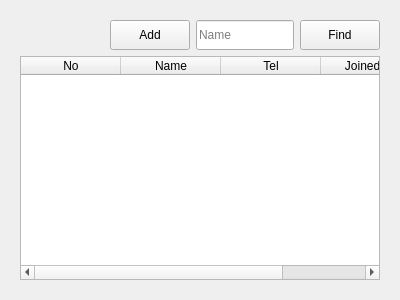
<?xml version="1.0" encoding="UTF-8"?>
<ui version="4.0">
 <class>EmployeeTabWidget</class>
 <widget class="QWidget" name="EmployeeTabWidget">
  <property name="geometry">
   <rect>
    <x>0</x>
    <y>0</y>
    <width>400</width>
    <height>300</height>
   </rect>
  </property>
  <property name="windowTitle">
   <string>Form</string>
  </property>
  <layout class="QGridLayout" name="gridLayout">
   <item row="0" column="0">
    <widget class="QStackedWidget" name="employeesStack">
     <widget class="QWidget" name="page">
      <layout class="QVBoxLayout" name="verticalLayout">
       <item>
        <layout class="QHBoxLayout" name="horizontalLayout">
         <item>
          <spacer name="horizontalSpacer_2">
           <property name="orientation">
            <enum>Qt::Orientation::Horizontal</enum>
           </property>
           <property name="sizeHint" stdset="0">
            <size>
             <width>40</width>
             <height>20</height>
            </size>
           </property>
          </spacer>
         </item>
         <item>
          <spacer name="horizontalSpacer">
           <property name="orientation">
            <enum>Qt::Orientation::Horizontal</enum>
           </property>
           <property name="sizeHint" stdset="0">
            <size>
             <width>40</width>
             <height>20</height>
            </size>
           </property>
          </spacer>
         </item>
         <item>
          <spacer name="horizontalSpacer_3">
           <property name="orientation">
            <enum>Qt::Orientation::Horizontal</enum>
           </property>
           <property name="sizeHint" stdset="0">
            <size>
             <width>40</width>
             <height>20</height>
            </size>
           </property>
          </spacer>
         </item>
         <item>
          <widget class="QPushButton" name="addEmpButton">
           <property name="minimumSize">
            <size>
             <width>0</width>
             <height>30</height>
            </size>
           </property>
           <property name="text">
            <string>Add</string>
           </property>
          </widget>
         </item>
         <item>
          <widget class="QLineEdit" name="empNameLineEdit">
           <property name="minimumSize">
            <size>
             <width>0</width>
             <height>30</height>
            </size>
           </property>
           <property name="placeholderText">
            <string>Name</string>
           </property>
          </widget>
         </item>
         <item>
          <widget class="QPushButton" name="findEmpButton">
           <property name="minimumSize">
            <size>
             <width>0</width>
             <height>30</height>
            </size>
           </property>
           <property name="text">
            <string>Find</string>
           </property>
          </widget>
         </item>
        </layout>
       </item>
       <item>
        <widget class="QTableWidget" name="tableWidget">
         <attribute name="horizontalHeaderStretchLastSection">
          <bool>true</bool>
         </attribute>
         <column>
          <property name="text">
           <string>No</string>
          </property>
         </column>
         <column>
          <property name="text">
           <string>Name</string>
          </property>
         </column>
         <column>
          <property name="text">
           <string>Tel</string>
          </property>
         </column>
         <column>
          <property name="text">
           <string>Joined on</string>
          </property>
         </column>
        </widget>
       </item>
      </layout>
     </widget>
     <widget class="QWidget" name="page_2"/>
    </widget>
   </item>
  </layout>
 </widget>
 <resources/>
 <connections/>
</ui>
